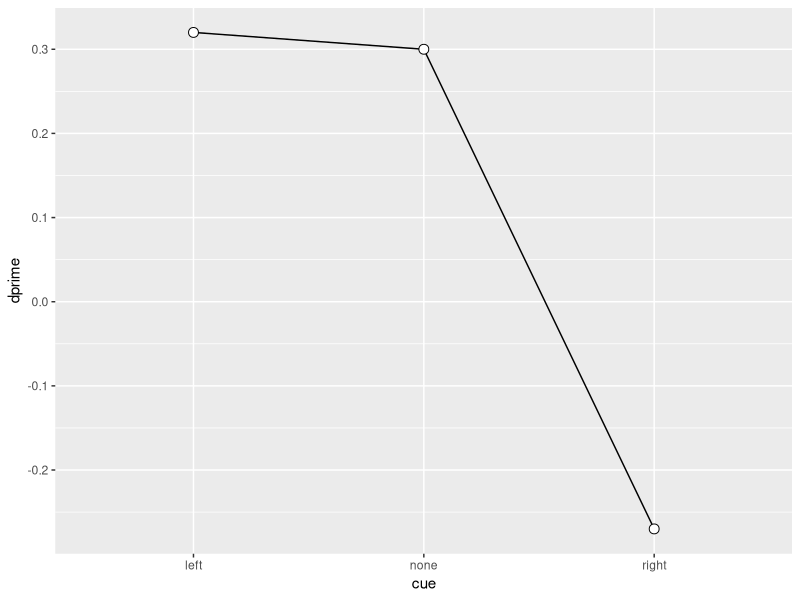
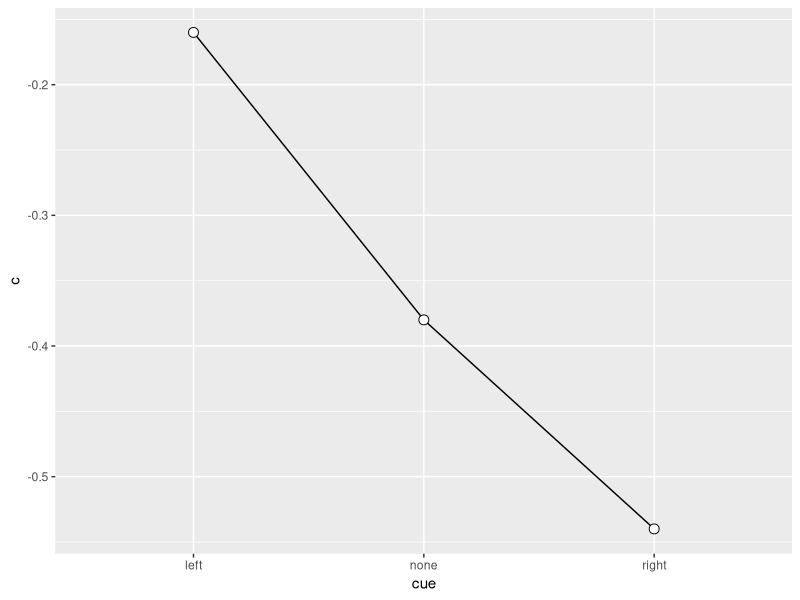

Reproduce these figures in R, in order.
## ---- chunk 1
#| include: false

# Set working directory of R
knitr::opts_knit$set(root.dir = '../../data/session_6')
## ---- chunk 2
#| message: false
#| warning: false

library(tidyverse)
d <- read_csv("data/session-6.csv")
## ---- chunk 3
d <- d |>
    select(ID, condition, cue, direction, choice) |>
    mutate(across(where(is.character), ~as_factor(.)),
           cue = fct_relevel(cue, "left", "none", "right")) |>
    drop_na()
## ---- chunk 4
#| include: false

sdt <- d |>
    mutate(type = case_when(
        direction == "right" & choice == "right" ~ "Hit",
        direction == "right" & choice == "left" ~ "Miss",
        direction == "left" & choice == "left" ~ "CR",
        direction == "left" & choice == "right" ~ "FA"))

## ---- chunk 5
sdt
## ---- chunk 6
sdt_summary <- sdt |>
    group_by(ID, cue) |>
    count(type)
## ---- chunk 7
sdt_summary
## ---- chunk 8
sdt_summary <- sdt_summary |>
    pivot_wider(names_from = type, values_from = n)
## ---- chunk 9
sdt_summary
## ---- chunk 10
replace_NA <- function(x) {
    x = ifelse(is.na(x), 0, x)
    x
}

correct_zero_one <- function(x) {
    if (identical(x, 0)) {
        x = x + 0.001
    } else if (identical(x, 1)) {
        x = x - 0.001
    }
    x
}
## ---- chunk 11

sdt_summary <- sdt_summary |>
    mutate(across(c(Hit, Miss, FA, CR), replace_NA))
## ---- chunk 12
#| include: false

sdt_summary <- sdt_summary |>
    mutate(hit_rate = Hit/(Hit + Miss),
           fa_rate = FA/(FA + CR))

## ---- chunk 13
sdt_summary <- sdt_summary |>
    mutate(across(c(hit_rate, fa_rate), correct_zero_one))
## ---- chunk 14
#| include: false

sdt_summary <- sdt_summary |>
    mutate(zhr = qnorm(hit_rate),
           zfa = qnorm(fa_rate))
## ---- chunk 15
#| include: false

sdt_summary <- sdt_summary |>
    mutate(dprime = zhr - zfa,
           k = -zfa,
           c = -0.5 * (zhr + zfa)) |>
    mutate(across(c(dprime, k, c), round, 2))
## ---- chunk 16
sdt_final <- sdt_summary |>
    select(ID, cue, dprime, k, c)
## ---- chunk 17
SU6460 <- d |>
    filter(ID %in% "SU6460")

SU6460_sdt <- sdt_final |>
    filter(ID %in% "SU6460")

## ---- chunk 18
SU6460_sdt
## ---- chunk 19
SU6460_sdt |>
    ggplot(aes(x = cue, y = dprime, group = 1)) +
    geom_line() +
    geom_point(shape = 21, size = 3, fill = "white")
## ---- chunk 20
SU6460_sdt |>
    ggplot(aes(x = cue, y = c, group = 1)) +
    geom_line() +
    geom_point(shape = 21, size = 3, fill = "white")
## ---- chunk 21
levels(SU6460$choice)
## ---- chunk 22
SU6460_glm_k_left <- glm(choice ~ direction,
                      family = binomial(link = "probit"),
                      data = SU6460 |> filter(cue == "left"))

summary(SU6460_glm_k_left)
## ---- chunk 23
SU6460_glm_k_right <- glm(choice ~ direction,
                       family = binomial(link = "probit"),
                       data = SU6460 |> filter(cue == "right"))

summary(SU6460_glm_k_right)
## ---- chunk 24
SU6460 <- SU6460 |>
    mutate(dir = if_else(direction == "left", -1/2, 1/2))
## ---- chunk 25
SU6460_glm_c_left <- glm(choice ~ dir,
                       family = binomial(link = "probit"),
                       data = SU6460 |> filter(cue == "left"))
summary(SU6460_glm_c_left)
## ---- chunk 26
SU6460_glm_c_right <- glm(choice ~ dir,
                        family = binomial(link = "probit"),
                        data = SU6460 |> filter(cue == "right"))

summary(SU6460_glm_c_right)
